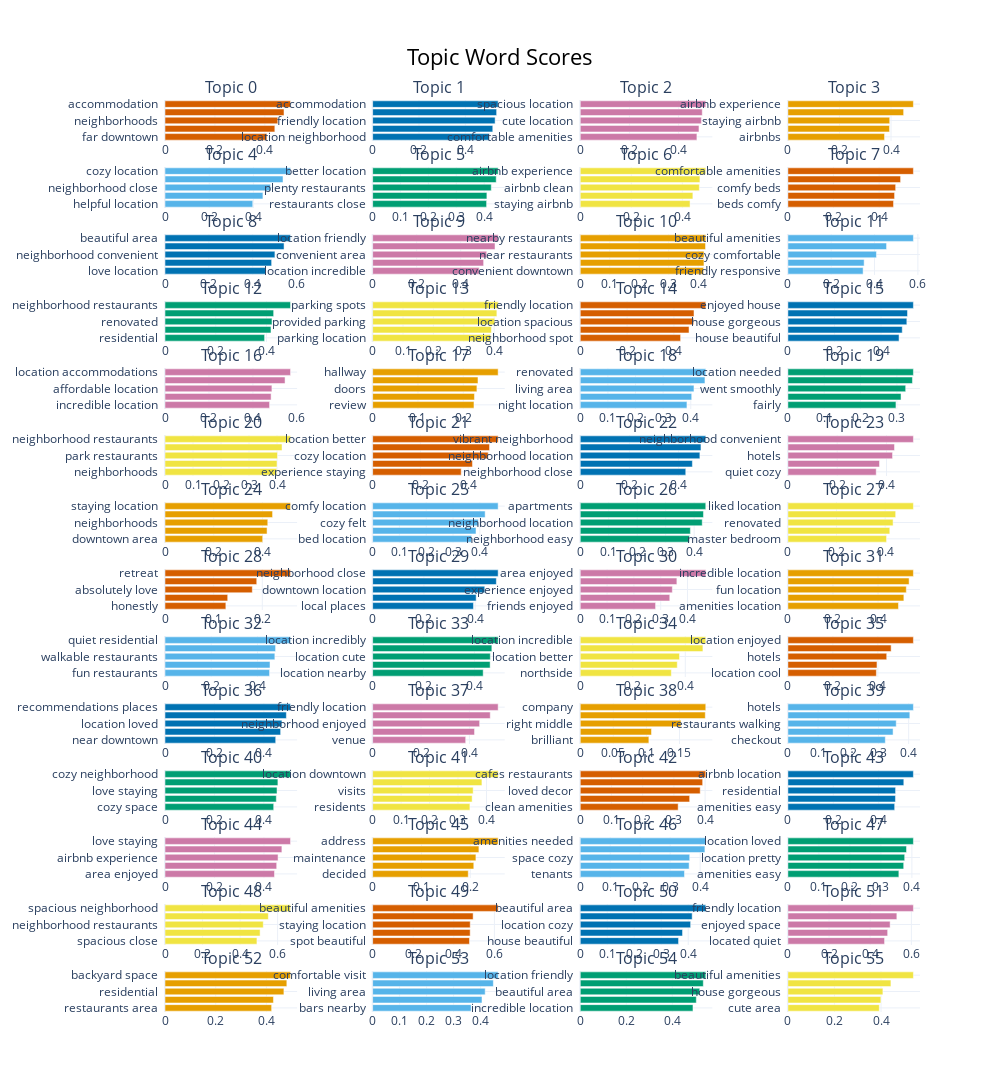

The code cell stored with this chart in its notebook:
### Markdown cell above
Visualize words within each topic
- notice that the words are redundant across topics

### Code cell
topic_model.visualize_barchart(top_n_topics=60)

### Figure 1 — Plotly figure (JSON) as saved in the notebook; plotly's stock layout.template omitted (floating-point values rounded to 4 significant figures)
{"data": [{"marker": {"color": "#D55E00"}, "orientation": "h", "type": "bar", "x": [0.4083, 0.4401, 0.452, 0.4769, 0.503], "xaxis": "x", "y": ["far downtown  ", "neighborhood close  ", "neighborhoods  ", "residential  ", "accommodation  "], "yaxis": "y"}, {"marker": {"color": "#0072B2"}, "orientation": "h", "type": "bar", "x": [0.503, 0.5183, 0.5284, 0.535, 0.5415], "xaxis": "x2", "y": ["location neighborhood  ", "location friendly  ", "friendly location  ", "location house  ", "accommodation  "], "yaxis": "y2"}, {"marker": {"color": "#CC79A7"}, "orientation": "h", "type": "bar", "x": [0.4745, 0.4829, 0.4927, 0.4963, 0.5105], "xaxis": "x3", "y": ["comfortable amenities  ", "neighborhood location  ", "cute location  ", "location loved  ", "spacious location  "], "yaxis": "y3"}, {"marker": {"color": "#E69F00"}, "orientation": "h", "type": "bar", "x": [0.3749, 0.394, 0.3949, 0.4489, 0.4867], "xaxis": "x4", "y": ["airbnbs  ", "pleasure staying  ", "staying airbnb  ", "airbnb location  ", "airbnb experience  "], "yaxis": "y4"}, {"marker": {"color": "#56B4E9"}, "orientation": "h", "type": "bar", "x": [0.397, 0.4429, 0.4771, 0.5337, 0.5677], "xaxis": "x5", "y": ["helpful location  ", "downtown area  ", "neighborhood close  ", "cozy space  ", "cozy location  "], "yaxis": "y5"}, {"marker": {"color": "#009E73"}, "orientation": "h", "type": "bar", "x": [0.4086, 0.4096, 0.4254, 0.4431, 0.45], "xaxis": "x6", "y": ["restaurants close  ", "neighborhood close  ", "plenty restaurants  ", "easy location  ", "better location  "], "yaxis": "y6"}, {"marker": {"color": "#F0E442"}, "orientation": "h", "type": "bar", "x": [0.4301, 0.4412, 0.4664, 0.4688, 0.4917], "xaxis": "x7", "y": ["staying airbnb  ", "airbnb location  ", "airbnb clean  ", "airbnbs  ", "airbnb experience  "], "yaxis": "y7"}, {"marker": {"color": "#D55E00"}, "orientation": "h", "type": "bar", "x": [0.463, 0.4675, 0.4722, 0.4938, 0.55], "xaxis": "x8", "y": ["beds comfy  ", "location comfortable  ", "comfy beds  ", "spacious beds  ", "comfortable amenities  "], "yaxis": "y8"}, {"marker": {"color": "#0072B2"}, "orientation": "h", "type": "bar", "x": [0.4596, 0.4863, 0.5012, 0.5429, 0.5724], "xaxis": "x9", "y": ["love location  ", "location cute  ", "neighborhood convenient  ", "location accommodations  ", "beautiful area  "], "yaxis": "y9"}, {"marker": {"color": "#CC79A7"}, "orientation": "h", "type": "bar", "x": [0.4838, 0.504, 0.5178, 0.5557, 0.5699], "xaxis": "x10", "y": ["location incredible  ", "beautiful area  ", "convenient area  ", "friendly location  ", "location friendly  "], "yaxis": "y10"}, {"marker": {"color": "#E69F00"}, "orientation": "h", "type": "bar", "x": [0.4182, 0.4195, 0.4198, 0.4248, 0.4257], "xaxis": "x11", "y": ["convenient downtown  ", "restaurants area  ", "near restaurants  ", "location restaurants  ", "nearby restaurants  "], "yaxis": "y11"}, {"marker": {"color": "#56B4E9"}, "orientation": "h", "type": "bar", "x": [0.3473, 0.352, 0.4087, 0.4554, 0.5793], "xaxis": "x12", "y": ["friendly responsive  ", "responsive friendly  ", "cozy comfortable  ", "clean amenities  ", "beautiful amenities  "], "yaxis": "y12"}, {"marker": {"color": "#009E73"}, "orientation": "h", "type": "bar", "x": [0.3925, 0.4177, 0.4217, 0.4282, 0.4947], "xaxis": "x13", "y": ["residential  ", "quiet residential  ", "renovated  ", "cafe  ", "neighborhood restaurants  "], "yaxis": "y13"}, {"marker": {"color": "#F0E442"}, "orientation": "h", "type": "bar", "x": [0.3879, 0.3909, 0.4019, 0.4089, 0.4131], "xaxis": "x14", "y": ["parking location  ", "parking convenient  ", "provided parking  ", "plenty parking  ", "parking spots  "], "yaxis": "y14"}, {"marker": {"color": "#D55E00"}, "orientation": "h", "type": "bar", "x": [0.4285, 0.4645, 0.4842, 0.4857, 0.5359], "xaxis": "x15", "y": ["neighborhood spot  ", "cute area  ", "location spacious  ", "spacious location  ", "friendly location  "], "yaxis": "y15"}, {"marker": {"color": "#0072B2"}, "orientation": "h", "type": "bar", "x": [0.4773, 0.491, 0.5108, 0.5136, 0.5389], "xaxis": "x16", "y": ["house beautiful  ", "beautiful spacious  ", "house gorgeous  ", "beautiful house  ", "enjoyed house  "], "yaxis": "y16"}, {"marker": {"color": "#CC79A7"}, "orientation": "h", "type": "bar", "x": [0.4757, 0.4827, 0.4864, 0.5462, 0.5711], "xaxis": "x17", "y": ["incredible location  ", "terrific location  ", "affordable location  ", "location enjoyed  ", "location accommodations  "], "yaxis": "y17"}, {"marker": {"color": "#E69F00"}, "orientation": "h", "type": "bar", "x": [0.2236, 0.2246, 0.2301, 0.2324, 0.2769], "xaxis": "x18", "y": ["review  ", "floors  ", "doors  ", "air conditioning  ", "hallway  "], "yaxis": "y18"}, {"marker": {"color": "#56B4E9"}, "orientation": "h", "type": "bar", "x": [0.3862, 0.4035, 0.4116, 0.4514, 0.4543], "xaxis": "x19", "y": ["night location  ", "wicker park  ", "living area  ", "uptown  ", "renovated  "], "yaxis": "y19"}, {"marker": {"color": "#009E73"}, "orientation": "h", "type": "bar", "x": [0.2974, 0.3114, 0.3242, 0.3428, 0.3454], "xaxis": "x20", "y": ["fairly  ", "lot fun  ", "went smoothly  ", "phenomenal  ", "location needed  "], "yaxis": "y20"}, {"marker": {"color": "#F0E442"}, "orientation": "h", "type": "bar", "x": [0.3989, 0.3999, 0.4016, 0.4179, 0.4482], "xaxis": "x21", "y": ["neighborhoods  ", "amenities location  ", "park restaurants  ", "neighborhood location  ", "neighborhood restaurants  "], "yaxis": "y21"}, {"marker": {"color": "#D55E00"}, "orientation": "h", "type": "bar", "x": [0.3705, 0.4177, 0.4834, 0.4891, 0.5251], "xaxis": "x22", "y": ["experience staying  ", "kitchen area  ", "cozy location  ", "nearby restaurants  ", "location better  "], "yaxis": "y22"}, {"marker": {"color": "#0072B2"}, "orientation": "h", "type": "bar", "x": [0.4292, 0.4562, 0.4867, 0.491, 0.5106], "xaxis": "x23", "y": ["neighborhood close  ", "cozy close  ", "neighborhood location  ", "residential  ", "vibrant neighborhood  "], "yaxis": "y23"}, {"marker": {"color": "#CC79A7"}, "orientation": "h", "type": "bar", "x": [0.3582, 0.3715, 0.4245, 0.4325, 0.5091], "xaxis": "x24", "y": ["quiet cozy  ", "main street  ", "hotels  ", "options nearby  ", "neighborhood convenient  "], "yaxis": "y24"}, {"marker": {"color": "#E69F00"}, "orientation": "h", "type": "bar", "x": [0.4008, 0.4188, 0.4217, 0.4414, 0.5151], "xaxis": "x25", "y": ["downtown area  ", "location city  ", "neighborhoods  ", "lots amenities  ", "staying location  "], "yaxis": "y25"}, {"marker": {"color": "#56B4E9"}, "orientation": "h", "type": "bar", "x": [0.3689, 0.3856, 0.3944, 0.4197, 0.4682], "xaxis": "x26", "y": ["bed location  ", "amenities provided  ", "cozy felt  ", "affordable location  ", "comfy location  "], "yaxis": "y26"}, {"marker": {"color": "#009E73"}, "orientation": "h", "type": "bar", "x": [0.3836, 0.3866, 0.4283, 0.4327, 0.4408], "xaxis": "x27", "y": ["neighborhood easy  ", "comfortable kitchen  ", "neighborhood location  ", "space amenities  ", "apartments  "], "yaxis": "y27"}, {"marker": {"color": "#F0E442"}, "orientation": "h", "type": "bar", "x": [0.4056, 0.4189, 0.4324, 0.4431, 0.5159], "xaxis": "x28", "y": ["master bedroom  ", "beautiful space  ", "renovated  ", "location cool  ", "liked location  "], "yaxis": "y28"}, {"marker": {"color": "#D55E00"}, "orientation": "h", "type": "bar", "x": [0.1251, 0.1289, 0.1795, 0.1886, 0.258], "xaxis": "x29", "y": ["honestly  ", "worth money  ", "absolutely love  ", "couples  ", "retreat  "], "yaxis": "y29"}, {"marker": {"color": "#0072B2"}, "orientation": "h", "type": "bar", "x": [0.3934, 0.404, 0.4374, 0.4827, 0.4897], "xaxis": "x30", "y": ["local places  ", "outstanding location  ", "downtown location  ", "location better  ", "neighborhood close  "], "yaxis": "y30"}, {"marker": {"color": "#CC79A7"}, "orientation": "h", "type": "bar", "x": [0.2808, 0.3338, 0.3432, 0.3602, 0.4679], "xaxis": "x31", "y": ["friends enjoyed  ", "staycation  ", "experience enjoyed  ", "family enjoyed  ", "area enjoyed  "], "yaxis": "y31"}, {"marker": {"color": "#E69F00"}, "orientation": "h", "type": "bar", "x": [0.4906, 0.5145, 0.5254, 0.5378, 0.5568], "xaxis": "x32", "y": ["amenities location  ", "area beautiful  ", "fun location  ", "location amenities  ", "incredible location  "], "yaxis": "y32"}, {"marker": {"color": "#56B4E9"}, "orientation": "h", "type": "bar", "x": [0.4522, 0.4542, 0.4752, 0.4783, 0.543], "xaxis": "x33", "y": ["fun restaurants  ", "neighborhoods  ", "walkable restaurants  ", "residential  ", "quiet residential  "], "yaxis": "y33"}, {"marker": {"color": "#009E73"}, "orientation": "h", "type": "bar", "x": [0.4342, 0.4615, 0.4622, 0.4682, 0.493], "xaxis": "x34", "y": ["location nearby  ", "places location  ", "location cute  ", "location comfortable  ", "location incredibly  "], "yaxis": "y34"}, {"marker": {"color": "#F0E442"}, "orientation": "h", "type": "bar", "x": [0.3468, 0.3693, 0.3778, 0.4671, 0.4779], "xaxis": "x35", "y": ["northside  ", "location overall  ", "location better  ", "terrific location  ", "location incredible  "], "yaxis": "y35"}, {"marker": {"color": "#D55E00"}, "orientation": "h", "type": "bar", "x": [0.3934, 0.3961, 0.4394, 0.4591, 0.558], "xaxis": "x36", "y": ["location cool  ", "helpful location  ", "hotels  ", "better hotel  ", "location enjoyed  "], "yaxis": "y36"}, {"marker": {"color": "#0072B2"}, "orientation": "h", "type": "bar", "x": [0.4478, 0.4677, 0.4729, 0.4909, 0.5077], "xaxis": "x37", "y": ["near downtown  ", "restaurants area  ", "location loved  ", "location amenities  ", "recommendations places  "], "yaxis": "y37"}, {"marker": {"color": "#CC79A7"}, "orientation": "h", "type": "bar", "x": [0.3846, 0.4211, 0.4422, 0.486, 0.5187], "xaxis": "x38", "y": ["venue  ", "neighborhood beautiful  ", "neighborhood enjoyed  ", "location spacious  ", "friendly location  "], "yaxis": "y38"}, {"marker": {"color": "#E69F00"}, "orientation": "h", "type": "bar", "x": [0.1037, 0.1077, 0.1523, 0.189, 0.1897], "xaxis": "x39", "y": ["brilliant  ", "reccomend  ", "right middle  ", "10 stars  ", "company  "], "yaxis": "y39"}, {"marker": {"color": "#56B4E9"}, "orientation": "h", "type": "bar", "x": [0.3226, 0.3483, 0.3587, 0.4038, 0.4156], "xaxis": "x40", "y": ["checkout  ", "indoor  ", "restaurants walking  ", "pleasure staying  ", "hotels  "], "yaxis": "y40"}, {"marker": {"color": "#009E73"}, "orientation": "h", "type": "bar", "x": [0.4398, 0.4504, 0.4533, 0.4569, 0.5079], "xaxis": "x41", "y": ["cozy space  ", "location cozy  ", "love staying  ", "cozy location  ", "cozy neighborhood  "], "yaxis": "y41"}, {"marker": {"color": "#F0E442"}, "orientation": "h", "type": "bar", "x": [0.3418, 0.3497, 0.3533, 0.3841, 0.4411], "xaxis": "x42", "y": ["residents  ", "living dining  ", "visits  ", "uptown  ", "location downtown  "], "yaxis": "y42"}, {"marker": {"color": "#D55E00"}, "orientation": "h", "type": "bar", "x": [0.3137, 0.3505, 0.3843, 0.3922, 0.4021], "xaxis": "x43", "y": ["clean amenities  ", "decor location  ", "loved decor  ", "amenities like  ", "cafes restaurants  "], "yaxis": "y43"}, {"marker": {"color": "#0072B2"}, "orientation": "h", "type": "bar", "x": [0.4705, 0.4739, 0.4745, 0.5107, 0.553], "xaxis": "x44", "y": ["amenities easy  ", "residential area  ", "residential  ", "location accommodations  ", "airbnb location  "], "yaxis": "y44"}, {"marker": {"color": "#CC79A7"}, "orientation": "h", "type": "bar", "x": [0.4425, 0.4514, 0.4569, 0.4724, 0.5073], "xaxis": "x45", "y": ["area enjoyed  ", "comfortable house  ", "airbnb experience  ", "beautiful house  ", "love staying  "], "yaxis": "y45"}, {"marker": {"color": "#E69F00"}, "orientation": "h", "type": "bar", "x": [0.1959, 0.2072, 0.2115, 0.2176, 0.257], "xaxis": "x46", "y": ["decided  ", "reservation  ", "maintenance  ", "review  ", "address  "], "yaxis": "y46"}, {"marker": {"color": "#56B4E9"}, "orientation": "h", "type": "bar", "x": [0.3477, 0.3632, 0.3651, 0.4159, 0.4187], "xaxis": "x47", "y": ["tenants  ", "comfortable space  ", "space cozy  ", "neighborhood cute  ", "amenities needed  "], "yaxis": "y47"}, {"marker": {"color": "#009E73"}, "orientation": "h", "type": "bar", "x": [0.358, 0.3736, 0.3768, 0.3827, 0.4049], "xaxis": "x48", "y": ["amenities easy  ", "near downtown  ", "location pretty  ", "downtown area  ", "location loved  "], "yaxis": "y48"}, {"marker": {"color": "#F0E442"}, "orientation": "h", "type": "bar", "x": [0.4898, 0.5066, 0.5235, 0.5506, 0.6687], "xaxis": "x49", "y": ["spacious close  ", "amenities close  ", "neighborhood restaurants  ", "location nearby  ", "spacious neighborhood  "], "yaxis": "y49"}, {"marker": {"color": "#D55E00"}, "orientation": "h", "type": "bar", "x": [0.4772, 0.4806, 0.4809, 0.4952, 0.6185], "xaxis": "x50", "y": ["spot beautiful  ", "loved neighborhood  ", "staying location  ", "restaurants space  ", "beautiful amenities  "], "yaxis": "y50"}, {"marker": {"color": "#0072B2"}, "orientation": "h", "type": "bar", "x": [0.3641, 0.3789, 0.4089, 0.4146, 0.465], "xaxis": "x51", "y": ["house beautiful  ", "location neighborhood  ", "location cozy  ", "cozy space  ", "beautiful area  "], "yaxis": "y51"}, {"marker": {"color": "#CC79A7"}, "orientation": "h", "type": "bar", "x": [0.4698, 0.4848, 0.4968, 0.5295, 0.6099], "xaxis": "x52", "y": ["located quiet  ", "residential area  ", "enjoyed space  ", "comfortable neighborhood  ", "friendly location  "], "yaxis": "y52"}, {"marker": {"color": "#E69F00"}, "orientation": "h", "type": "bar", "x": [0.4207, 0.4278, 0.4691, 0.4806, 0.4952], "xaxis": "x53", "y": ["restaurants area  ", "located neighborhood  ", "residential  ", "restaurants amenities  ", "backyard space  "], "yaxis": "y53"}, {"marker": {"color": "#56B4E9"}, "orientation": "h", "type": "bar", "x": [0.3649, 0.4052, 0.417, 0.4472, 0.465], "xaxis": "x54", "y": ["bars nearby  ", "locations  ", "living area  ", "uptown  ", "comfortable visit  "], "yaxis": "y54"}, {"marker": {"color": "#009E73"}, "orientation": "h", "type": "bar", "x": [0.4897, 0.5041, 0.519, 0.5345, 0.5452], "xaxis": "x55", "y": ["incredible location  ", "affordable location  ", "beautiful area  ", "location enjoyed  ", "location friendly  "], "yaxis": "y55"}, {"marker": {"color": "#F0E442"}, "orientation": "h", "type": "bar", "x": [0.3926, 0.3994, 0.4081, 0.4425, 0.539], "xaxis": "x56", "y": ["cute area  ", "parking house  ", "house gorgeous  ", "airbnb location  ", "beautiful amenities  "], "yaxis": "y56"}], "layout": {"annotations": [{"font": {"size": 16}, "showarrow": false, "text": "Topic 0", "x": 0.0875, "xanchor": "center", "xref": "paper", "y": 1.0, "yanchor": "bottom", "yref": "paper"}, {"font": {"size": 16}, "showarrow": false, "text": "Topic 1", "x": 0.3625, "xanchor": "center", "xref": "paper", "y": 1.0, "yanchor": "bottom", "yref": "paper"}, {"font": {"size": 16}, "showarrow": false, "text": "Topic 2", "x": 0.6375, "xanchor": "center", "xref": "paper", "y": 1.0, "yanchor": "bottom", "yref": "paper"}, {"font": {"size": 16}, "showarrow": false, "text": "Topic 3", "x": 0.9125, "xanchor": "center", "xref": "paper", "y": 1.0, "yanchor": "bottom", "yref": "paper"}, {"font": {"size": 16}, "showarrow": false, "text": "Topic 4", "x": 0.0875, "xanchor": "center", "xref": "paper", "y": 0.9265, "yanchor": "bottom", "yref": "paper"}, {"font": {"size": 16}, "showarrow": false, "text": "Topic 5", "x": 0.3625, "xanchor": "center", "xref": "paper", "y": 0.9265, "yanchor": "bottom", "yref": "paper"}, {"font": {"size": 16}, "showarrow": false, "text": "Topic 6", "x": 0.6375, "xanchor": "center", "xref": "paper", "y": 0.9265, "yanchor": "bottom", "yref": "paper"}, {"font": {"size": 16}, "showarrow": false, "text": "Topic 7", "x": 0.9125, "xanchor": "center", "xref": "paper", "y": 0.9265, "yanchor": "bottom", "yref": "paper"}, {"font": {"size": 16}, "showarrow": false, "text": "Topic 8", "x": 0.0875, "xanchor": "center", "xref": "paper", "y": 0.8531, "yanchor": "bottom", "yref": "paper"}, {"font": {"size": 16}, "showarrow": false, "text": "Topic 9", "x": 0.3625, "xanchor": "center", "xref": "paper", "y": 0.8531, "yanchor": "bottom", "yref": "paper"}, {"font": {"size": 16}, "showarrow": false, "text": "Topic 10", "x": 0.6375, "xanchor": "center", "xref": "paper", "y": 0.8531, "yanchor": "bottom", "yref": "paper"}, {"font": {"size": 16}, "showarrow": false, "text": "Topic 11", "x": 0.9125, "xanchor": "center", "xref": "paper", "y": 0.8531, "yanchor": "bottom", "yref": "paper"}, {"font": {"size": 16}, "showarrow": false, "text": "Topic 12", "x": 0.0875, "xanchor": "center", "xref": "paper", "y": 0.7796, "yanchor": "bottom", "yref": "paper"}, {"font": {"size": 16}, "showarrow": false, "text": "Topic 13", "x": 0.3625, "xanchor": "center", "xref": "paper", "y": 0.7796, "yanchor": "bottom", "yref": "paper"}, {"font": {"size": 16}, "showarrow": false, "text": "Topic 14", "x": 0.6375, "xanchor": "center", "xref": "paper", "y": 0.7796, "yanchor": "bottom", "yref": "paper"}, {"font": {"size": 16}, "showarrow": false, "text": "Topic 15", "x": 0.9125, "xanchor": "center", "xref": "paper", "y": 0.7796, "yanchor": "bottom", "yref": "paper"}, {"font": {"size": 16}, "showarrow": false, "text": "Topic 16", "x": 0.0875, "xanchor": "center", "xref": "paper", "y": 0.7061, "yanchor": "bottom", "yref": "paper"}, {"font": {"size": 16}, "showarrow": false, "text": "Topic 17", "x": 0.3625, "xanchor": "center", "xref": "paper", "y": 0.7061, "yanchor": "bottom", "yref": "paper"}, {"font": {"size": 16}, "showarrow": false, "text": "Topic 18", "x": 0.6375, "xanchor": "center", "xref": "paper", "y": 0.7061, "yanchor": "bottom", "yref": "paper"}, {"font": {"size": 16}, "showarrow": false, "text": "Topic 19", "x": 0.9125, "xanchor": "center", "xref": "paper", "y": 0.7061, "yanchor": "bottom", "yref": "paper"}, {"font": {"size": 16}, "showarrow": false, "text": "Topic 20", "x": 0.0875, "xanchor": "center", "xref": "paper", "y": 0.6327, "yanchor": "bottom", "yref": "paper"}, {"font": {"size": 16}, "showarrow": false, "text": "Topic 21", "x": 0.3625, "xanchor": "center", "xref": "paper", "y": 0.6327, "yanchor": "bottom", "yref": "paper"}, {"font": {"size": 16}, "showarrow": false, "text": "Topic 22", "x": 0.6375, "xanchor": "center", "xref": "paper", "y": 0.6327, "yanchor": "bottom", "yref": "paper"}, {"font": {"size": 16}, "showarrow": false, "text": "Topic 23", "x": 0.9125, "xanchor": "center", "xref": "paper", "y": 0.6327, "yanchor": "bottom", "yref": "paper"}, {"font": {"size": 16}, "showarrow": false, "text": "Topic 24", "x": 0.0875, "xanchor": "center", "xref": "paper", "y": 0.5592, "yanchor": "bottom", "yref": "paper"}, {"font": {"size": 16}, "showarrow": false, "text": "Topic 25", "x": 0.3625, "xanchor": "center", "xref": "paper", "y": 0.5592, "yanchor": "bottom", "yref": "paper"}, {"font": {"size": 16}, "showarrow": false, "text": "Topic 26", "x": 0.6375, "xanchor": "center", "xref": "paper", "y": 0.5592, "yanchor": "bottom", "yref": "paper"}, {"font": {"size": 16}, "showarrow": false, "text": "Topic 27", "x": 0.9125, "xanchor": "center", "xref": "paper", "y": 0.5592, "yanchor": "bottom", "yref": "paper"}, {"font": {"size": 16}, "showarrow": false, "text": "Topic 28", "x": 0.0875, "xanchor": "center", "xref": "paper", "y": 0.4857, "yanchor": "bottom", "yref": "paper"}, {"font": {"size": 16}, "showarrow": false, "text": "Topic 29", "x": 0.3625, "xanchor": "center", "xref": "paper", "y": 0.4857, "yanchor": "bottom", "yref": "paper"}, {"font": {"size": 16}, "showarrow": false, "text": "Topic 30", "x": 0.6375, "xanchor": "center", "xref": "paper", "y": 0.4857, "yanchor": "bottom", "yref": "paper"}, {"font": {"size": 16}, "showarrow": false, "text": "Topic 31", "x": 0.9125, "xanchor": "center", "xref": "paper", "y": 0.4857, "yanchor": "bottom", "yref": "paper"}, {"font": {"size": 16}, "showarrow": false, "text": "Topic 32", "x": 0.0875, "xanchor": "center", "xref": "paper", "y": 0.4122, "yanchor": "bottom", "yref": "paper"}, {"font": {"size": 16}, "showarrow": false, "text": "Topic 33", "x": 0.3625, "xanchor": "center", "xref": "paper", "y": 0.4122, "yanchor": "bottom", "yref": "paper"}, {"font": {"size": 16}, "showarrow": false, "text": "Topic 34", "x": 0.6375, "xanchor": "center", "xref": "paper", "y": 0.4122, "yanchor": "bottom", "yref": "paper"}, {"font": {"size": 16}, "showarrow": false, "text": "Topic 35", "x": 0.9125, "xanchor": "center", "xref": "paper", "y": 0.4122, "yanchor": "bottom", "yref": "paper"}, {"font": {"size": 16}, "showarrow": false, "text": "Topic 36", "x": 0.0875, "xanchor": "center", "xref": "paper", "y": 0.3388, "yanchor": "bottom", "yref": "paper"}, {"font": {"size": 16}, "showarrow": false, "text": "Topic 37", "x": 0.3625, "xanchor": "center", "xref": "paper", "y": 0.3388, "yanchor": "bottom", "yref": "paper"}, {"font": {"size": 16}, "showarrow": false, "text": "Topic 38", "x": 0.6375, "xanchor": "center", "xref": "paper", "y": 0.3388, "yanchor": "bottom", "yref": "paper"}, {"font": {"size": 16}, "showarrow": false, "text": "Topic 39", "x": 0.9125, "xanchor": "center", "xref": "paper", "y": 0.3388, "yanchor": "bottom", "yref": "paper"}, {"font": {"size": 16}, "showarrow": false, "text": "Topic 40", "x": 0.0875, "xanchor": "center", "xref": "paper", "y": 0.2653, "yanchor": "bottom", "yref": "paper"}, {"font": {"size": 16}, "showarrow": false, "text": "Topic 41", "x": 0.3625, "xanchor": "center", "xref": "paper", "y": 0.2653, "yanchor": "bottom", "yref": "paper"}, {"font": {"size": 16}, "showarrow": false, "text": "Topic 42", "x": 0.6375, "xanchor": "center", "xref": "paper", "y": 0.2653, "yanchor": "bottom", "yref": "paper"}, {"font": {"size": 16}, "showarrow": false, "text": "Topic 43", "x": 0.9125, "xanchor": "center", "xref": "paper", "y": 0.2653, "yanchor": "bottom", "yref": "paper"}, {"font": {"size": 16}, "showarrow": false, "text": "Topic 44", "x": 0.0875, "xanchor": "center", "xref": "paper", "y": 0.1918, "yanchor": "bottom", "yref": "paper"}, {"font": {"size": 16}, "showarrow": false, "text": "Topic 45", "x": 0.3625, "xanchor": "center", "xref": "paper", "y": 0.1918, "yanchor": "bottom", "yref": "paper"}, {"font": {"size": 16}, "showarrow": false, "text": "Topic 46", "x": 0.6375, "xanchor": "center", "xref": "paper", "y": 0.1918, "yanchor": "bottom", "yref": "paper"}, {"font": {"size": 16}, "showarrow": false, "text": "Topic 47", "x": 0.9125, "xanchor": "center", "xref": "paper", "y": 0.1918, "yanchor": "bottom", "yref": "paper"}, {"font": {"size": 16}, "showarrow": false, "text": "Topic 48", "x": 0.0875, "xanchor": "center", "xref": "paper", "y": 0.1184, "yanchor": "bottom", "yref": "paper"}, {"font": {"size": 16}, "showarrow": false, "text": "Topic 49", "x": 0.3625, "xanchor": "center", "xref": "paper", "y": 0.1184, "yanchor": "bottom", "yref": "paper"}, {"font": {"size": 16}, "showarrow": false, "text": "Topic 50", "x": 0.6375, "xanchor": "center", "xref": "paper", "y": 0.1184, "yanchor": "bottom", "yref": "paper"}, {"font": {"size": 16}, "showarrow": false, "text": "Topic 51", "x": 0.9125, "xanchor": "center", "xref": "paper", "y": 0.1184, "yanchor": "bottom", "yref": "paper"}, {"font": {"size": 16}, "showarrow": false, "text": "Topic 52", "x": 0.0875, "xanchor": "center", "xref": "paper", "y": 0.0449, "yanchor": "bottom", "yref": "paper"}, {"font": {"size": 16}, "showarrow": false, "text": "Topic 53", "x": 0.3625, "xanchor": "center", "xref": "paper", "y": 0.0449, "yanchor": "bottom", "yref": "paper"}, {"font": {"size": 16}, "showarrow": false, "text": "Topic 54", "x": 0.6375, "xanchor": "center", "xref": "paper", "y": 0.0449, "yanchor": "bottom", "yref": "paper"}, {"font": {"size": 16}, "showarrow": false, "text": "Topic 55", "x": 0.9125, "xanchor": "center", "xref": "paper", "y": 0.0449, "yanchor": "bottom", "yref": "paper"}], "height": 3500, "hoverlabel": {"bgcolor": "white", "font": {"family": "Rockwell", "size": 16}}, "showlegend": false, "title": {"font": {"color": "Black", "size": 22}, "text": "Topic Word Scores", "x": 0.5, "xanchor": "center", "yanchor": "top"}, "width": 1000, "xaxis": {"anchor": "y", "domain": [0, 0.175], "showgrid": true}, "xaxis10": {"anchor": "y10", "domain": [0.275, 0.45], "showgrid": true}, "xaxis11": {"anchor": "y11", "domain": [0.55, 0.725], "showgrid": true}, "xaxis12": {"anchor": "y12", "domain": [0.825, 1], "showgrid": true}, "xaxis13": {"anchor": "y13", "domain": [0, 0.175], "showgrid": true}, "xaxis14": {"anchor": "y14", "domain": [0.275, 0.45], "showgrid": true}, "xaxis15": {"anchor": "y15", "domain": [0.55, 0.725], "showgrid": true}, "xaxis16": {"anchor": "y16", "domain": [0.825, 1], "showgrid": true}, "xaxis17": {"anchor": "y17", "domain": [0, 0.175], "showgrid": true}, "xaxis18": {"anchor": "y18", "domain": [0.275, 0.45], "showgrid": true}, "xaxis19": {"anchor": "y19", "domain": [0.55, 0.725], "showgrid": true}, "xaxis2": {"anchor": "y2", "domain": [0.275, 0.45], "showgrid": true}, "xaxis20": {"anchor": "y20", "domain": [0.825, 1], "showgrid": true}, "xaxis21": {"anchor": "y21", "domain": [0, 0.175], "showgrid": true}, "xaxis22": {"anchor": "y22", "domain": [0.275, 0.45], "showgrid": true}, "xaxis23": {"anchor": "y23", "domain": [0.55, 0.725], "showgrid": true}, "xaxis24": {"anchor": "y24", "domain": [0.825, 1], "showgrid": true}, "xaxis25": {"anchor": "y25", "domain": [0, 0.175], "showgrid": true}, "xaxis26": {"anchor": "y26", "domain": [0.275, 0.45], "showgrid": true}, "xaxis27": {"anchor": "y27", "domain": [0.55, 0.725], "showgrid": true}, "xaxis28": {"anchor": "y28", "domain": [0.825, 1], "showgrid": true}, "xaxis29": {"anchor": "y29", "domain": [0, 0.175], "showgrid": true}, "xaxis3": {"anchor": "y3", "domain": [0.55, 0.725], "showgrid": true}, "xaxis30": {"anchor": "y30", "domain": [0.275, 0.45], "showgrid": true}, "xaxis31": {"anchor": "y31", "domain": [0.55, 0.725], "showgrid": true}, "xaxis32": {"anchor": "y32", "domain": [0.825, 1], "showgrid": true}, "xaxis33": {"anchor": "y33", "domain": [0, 0.175], "showgrid": true}, "xaxis34": {"anchor": "y34", "domain": [0.275, 0.45], "showgrid": true}, "xaxis35": {"anchor": "y35", "domain": [0.55, 0.725], "showgrid": true}, "xaxis36": {"anchor": "y36", "domain": [0.825, 1], "showgrid": true}, "xaxis37": {"anchor": "y37", "domain": [0, 0.175], "showgrid": true}, "xaxis38": {"anchor": "y38", "domain": [0.275, 0.45], "showgrid": true}, "xaxis39": {"anchor": "y39", "domain": [0.55, 0.725], "showgrid": true}, "xaxis4": {"anchor": "y4", "domain": [0.825, 1], "showgrid": true}, "xaxis40": {"anchor": "y40", "domain": [0.825, 1], "showgrid": true}, "xaxis41": {"anchor": "y41", "domain": [0, 0.175], "showgrid": true}, "xaxis42": {"anchor": "y42", "domain": [0.275, 0.45], "showgrid": true}, "xaxis43": {"anchor": "y43", "domain": [0.55, 0.725], "showgrid": true}, "xaxis44": {"anchor": "y44", "domain": [0.825, 1], "showgrid": true}, "xaxis45": {"anchor": "y45", "domain": [0, 0.175], "showgrid": true}, "xaxis46": {"anchor": "y46", "domain": [0.275, 0.45], "showgrid": true}, "xaxis47": {"anchor": "y47", "domain": [0.55, 0.725], "showgrid": true}, "xaxis48": {"anchor": "y48", "domain": [0.825, 1], "showgrid": true}, "xaxis49": {"anchor": "y49", "domain": [0, 0.175], "showgrid": true}, "xaxis5": {"anchor": "y5", "domain": [0, 0.175], "showgrid": true}, "xaxis50": {"anchor": "y50", "domain": [0.275, 0.45], "showgrid": true}, "xaxis51": {"anchor": "y51", "domain": [0.55, 0.725], "showgrid": true}, "xaxis52": {"anchor": "y52", "domain": [0.825, 1], "showgrid": true}, "xaxis53": {"anchor": "y53", "domain": [0, 0.175], "showgrid": true}, "xaxis54": {"anchor": "y54", "domain": [0.275, 0.45], "showgrid": true}, "xaxis55": {"anchor": "y55", "domain": [0.55, 0.725], "showgrid": true}, "xaxis56": {"anchor": "y56", "domain": [0.825, 1], "showgrid": true}, "xaxis6": {"anchor": "y6", "domain": [0.275, 0.45], "showgrid": true}, "xaxis7": {"anchor": "y7", "domain": [0.55, 0.725], "showgrid": true}, "xaxis8": {"anchor": "y8", "domain": [0.825, 1], "showgrid": true}, "xaxis9": {"anchor": "y9", "domain": [0, 0.175], "showgrid": true}, "yaxis": {"anchor": "x", "domain": [0.9551, 1.0], "showgrid": true}, "yaxis10": {"anchor": "x10", "domain": [0.8082, 0.8531], "showgrid": true}, "yaxis11": {"anchor": "x11", "domain": [0.8082, 0.8531], "showgrid": true}, "yaxis12": {"anchor": "x12", "domain": [0.8082, 0.8531], "showgrid": true}, "yaxis13": {"anchor": "x13", "domain": [0.7347, 0.7796], "showgrid": true}, "yaxis14": {"anchor": "x14", "domain": [0.7347, 0.7796], "showgrid": true}, "yaxis15": {"anchor": "x15", "domain": [0.7347, 0.7796], "showgrid": true}, "yaxis16": {"anchor": "x16", "domain": [0.7347, 0.7796], "showgrid": true}, "yaxis17": {"anchor": "x17", "domain": [0.6612, 0.7061], "showgrid": true}, "yaxis18": {"anchor": "x18", "domain": [0.6612, 0.7061], "showgrid": true}, "yaxis19": {"anchor": "x19", "domain": [0.6612, 0.7061], "showgrid": true}, "yaxis2": {"anchor": "x2", "domain": [0.9551, 1.0], "showgrid": true}, "yaxis20": {"anchor": "x20", "domain": [0.6612, 0.7061], "showgrid": true}, "yaxis21": {"anchor": "x21", "domain": [0.5878, 0.6327], "showgrid": true}, "yaxis22": {"anchor": "x22", "domain": [0.5878, 0.6327], "showgrid": true}, "yaxis23": {"anchor": "x23", "domain": [0.5878, 0.6327], "showgrid": true}, "yaxis24": {"anchor": "x24", "domain": [0.5878, 0.6327], "showgrid": true}, "yaxis25": {"anchor": "x25", "domain": [0.5143, 0.5592], "showgrid": true}, "yaxis26": {"anchor": "x26", "domain": [0.5143, 0.5592], "showgrid": true}, "yaxis27": {"anchor": "x27", "domain": [0.5143, 0.5592], "showgrid": true}, "yaxis28": {"anchor": "x28", "domain": [0.5143, 0.5592], "showgrid": true}, "yaxis29": {"anchor": "x29", "domain": [0.4408, 0.4857], "showgrid": true}, "yaxis3": {"anchor": "x3", "domain": [0.9551, 1.0], "showgrid": true}, "yaxis30": {"anchor": "x30", "domain": [0.4408, 0.4857], "showgrid": true}, "yaxis31": {"anchor": "x31", "domain": [0.4408, 0.4857], "showgrid": true}, "yaxis32": {"anchor": "x32", "domain": [0.4408, 0.4857], "showgrid": true}, "yaxis33": {"anchor": "x33", "domain": [0.3673, 0.4122], "showgrid": true}, "yaxis34": {"anchor": "x34", "domain": [0.3673, 0.4122], "showgrid": true}, "yaxis35": {"anchor": "x35", "domain": [0.3673, 0.4122], "showgrid": true}, "yaxis36": {"anchor": "x36", "domain": [0.3673, 0.4122], "showgrid": true}, "yaxis37": {"anchor": "x37", "domain": [0.2939, 0.3388], "showgrid": true}, "yaxis38": {"anchor": "x38", "domain": [0.2939, 0.3388], "showgrid": true}, "yaxis39": {"anchor": "x39", "domain": [0.2939, 0.3388], "showgrid": true}, "yaxis4": {"anchor": "x4", "domain": [0.9551, 1.0], "showgrid": true}, "yaxis40": {"anchor": "x40", "domain": [0.2939, 0.3388], "showgrid": true}, "yaxis41": {"anchor": "x41", "domain": [0.2204, 0.2653], "showgrid": true}, "yaxis42": {"anchor": "x42", "domain": [0.2204, 0.2653], "showgrid": true}, "yaxis43": {"anchor": "x43", "domain": [0.2204, 0.2653], "showgrid": true}, "yaxis44": {"anchor": "x44", "domain": [0.2204, 0.2653], "showgrid": true}, "yaxis45": {"anchor": "x45", "domain": [0.1469, 0.1918], "showgrid": true}, "yaxis46": {"anchor": "x46", "domain": [0.1469, 0.1918], "showgrid": true}, "yaxis47": {"anchor": "x47", "domain": [0.1469, 0.1918], "showgrid": true}, "yaxis48": {"anchor": "x48", "domain": [0.1469, 0.1918], "showgrid": true}, "yaxis49": {"anchor": "x49", "domain": [0.07347, 0.1184], "showgrid": true}, "yaxis5": {"anchor": "x5", "domain": [0.8816, 0.9265], "showgrid": true}, "yaxis50": {"anchor": "x50", "domain": [0.07347, 0.1184], "showgrid": true}, "yaxis51": {"anchor": "x51", "domain": [0.07347, 0.1184], "showgrid": true}, "yaxis52": {"anchor": "x52", "domain": [0.07347, 0.1184], "showgrid": true}, "yaxis53": {"anchor": "x53", "domain": [0, 0.0449], "showgrid": true}, "yaxis54": {"anchor": "x54", "domain": [0, 0.0449], "showgrid": true}, "yaxis55": {"anchor": "x55", "domain": [0, 0.0449], "showgrid": true}, "yaxis56": {"anchor": "x56", "domain": [0, 0.0449], "showgrid": true}, "yaxis6": {"anchor": "x6", "domain": [0.8816, 0.9265], "showgrid": true}, "yaxis7": {"anchor": "x7", "domain": [0.8816, 0.9265], "showgrid": true}, "yaxis8": {"anchor": "x8", "domain": [0.8816, 0.9265], "showgrid": true}, "yaxis9": {"anchor": "x9", "domain": [0.8082, 0.8531], "showgrid": true}}}
